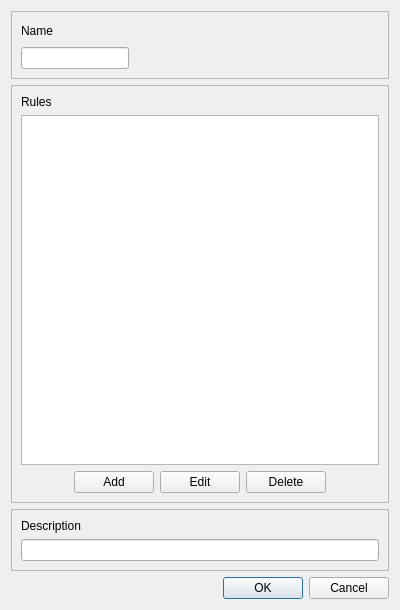
<?xml version="1.0" encoding="UTF-8"?>
<ui version="4.0">
 <class>ScriptDialog</class>
 <widget class="QDialog" name="ScriptDialog">
  <property name="geometry">
   <rect>
    <x>0</x>
    <y>0</y>
    <width>400</width>
    <height>610</height>
   </rect>
  </property>
  <property name="windowTitle">
   <string>Script Editor</string>
  </property>
  <layout class="QVBoxLayout" name="verticalLayout">
   <item>
    <widget class="QFrame" name="frame_3">
     <property name="frameShape">
      <enum>QFrame::StyledPanel</enum>
     </property>
     <property name="frameShadow">
      <enum>QFrame::Raised</enum>
     </property>
     <layout class="QVBoxLayout" name="verticalLayout_4">
      <item>
       <layout class="QGridLayout" name="gridLayout_4">
        <item row="0" column="1">
         <spacer name="horizontalSpacer_3">
          <property name="orientation">
           <enum>Qt::Horizontal</enum>
          </property>
          <property name="sizeHint" stdset="0">
           <size>
            <width>40</width>
            <height>20</height>
           </size>
          </property>
         </spacer>
        </item>
        <item row="0" column="0">
         <widget class="QLabel" name="label_3">
          <property name="text">
           <string>Name</string>
          </property>
         </widget>
        </item>
        <item row="1" column="0">
         <widget class="QLineEdit" name="editName">
          <property name="sizePolicy">
           <sizepolicy hsizetype="Fixed" vsizetype="Fixed">
            <horstretch>0</horstretch>
            <verstretch>0</verstretch>
           </sizepolicy>
          </property>
         </widget>
        </item>
       </layout>
      </item>
     </layout>
    </widget>
   </item>
   <item>
    <layout class="QGridLayout" name="gridLayout">
     <item row="1" column="0">
      <widget class="QFrame" name="frame">
       <property name="frameShape">
        <enum>QFrame::StyledPanel</enum>
       </property>
       <property name="frameShadow">
        <enum>QFrame::Raised</enum>
       </property>
       <layout class="QVBoxLayout" name="verticalLayout_2">
        <item>
         <widget class="QLabel" name="label">
          <property name="text">
           <string>Rules</string>
          </property>
         </widget>
        </item>
        <item>
         <widget class="QListView" name="listRules"/>
        </item>
        <item>
         <layout class="QGridLayout" name="gridLayout_2">
          <item row="0" column="4">
           <spacer name="horizontalSpacer_2">
            <property name="orientation">
             <enum>Qt::Horizontal</enum>
            </property>
            <property name="sizeHint" stdset="0">
             <size>
              <width>40</width>
              <height>20</height>
             </size>
            </property>
           </spacer>
          </item>
          <item row="0" column="2">
           <widget class="QPushButton" name="buttonEdit">
            <property name="text">
             <string>Edit</string>
            </property>
           </widget>
          </item>
          <item row="0" column="0">
           <spacer name="horizontalSpacer">
            <property name="orientation">
             <enum>Qt::Horizontal</enum>
            </property>
            <property name="sizeHint" stdset="0">
             <size>
              <width>40</width>
              <height>20</height>
             </size>
            </property>
           </spacer>
          </item>
          <item row="0" column="1">
           <widget class="QPushButton" name="buttonAdd">
            <property name="text">
             <string>Add</string>
            </property>
           </widget>
          </item>
          <item row="0" column="3">
           <widget class="QPushButton" name="buttonDelete">
            <property name="text">
             <string>Delete</string>
            </property>
           </widget>
          </item>
         </layout>
        </item>
       </layout>
      </widget>
     </item>
     <item row="3" column="0">
      <widget class="QDialogButtonBox" name="buttonBox">
       <property name="standardButtons">
        <set>QDialogButtonBox::Cancel|QDialogButtonBox::Ok</set>
       </property>
      </widget>
     </item>
     <item row="2" column="0">
      <widget class="QFrame" name="frame_2">
       <property name="frameShape">
        <enum>QFrame::StyledPanel</enum>
       </property>
       <property name="frameShadow">
        <enum>QFrame::Raised</enum>
       </property>
       <layout class="QVBoxLayout" name="verticalLayout_3">
        <item>
         <layout class="QGridLayout" name="gridLayout_3">
          <item row="0" column="0">
           <widget class="QLabel" name="label_2">
            <property name="text">
             <string>Description</string>
            </property>
           </widget>
          </item>
          <item row="1" column="0">
           <widget class="QLineEdit" name="editDesc"/>
          </item>
         </layout>
        </item>
       </layout>
      </widget>
     </item>
    </layout>
   </item>
  </layout>
 </widget>
 <resources/>
 <connections/>
</ui>
